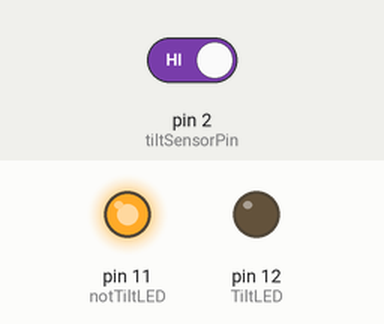
Simulated run of this sketch. Board: Arduino Uno, built with avr-gcc and run on an emulated ATmega328P. Parts: output pins drawn as LEDs (lit = HIGH). Inputs (shaded band) come from the test bench; at power-on: pin 2 (tiltSensorPin) HIGH.

Above: at 1.2 s.
1.3 s: pin 2 (tiltSensorPin) driven LOW
At 2.5 s:
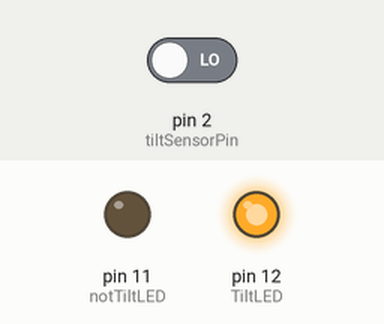
2.8 s: pin 2 (tiltSensorPin) driven HIGH
At 3.7 s:
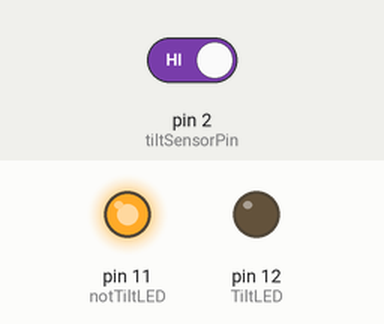
Timing chart, 0 to 5.8 s (numbered marks = the images above; inputs shaded):
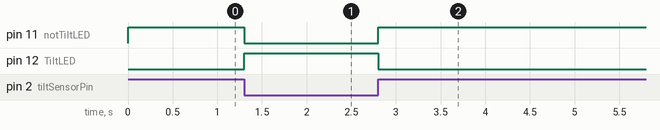

The sketch:

Tilt_Switch_with_Arduino.ino
```cpp
/*
   Tilt Switch with Arduino
   For more details, visit: https://techzeero.com/arduino-tutorials/tilt-sensor-with-arduino/
*/

int tiltSensorPin = 2;    //Pin for tilt sensor
int notTiltLED = 11;       //Pin for Not Tilt Output LED
int TiltLED = 12;          //Pin for Tilt Output LED

void setup()
{
    pinMode(tiltSensorPin, INPUT);
    digitalWrite(tiltSensorPin, HIGH);  //Pull-up resistor

    pinMode(notTiltLED, OUTPUT);
    pinMode(TiltLED, OUTPUT);
}
void loop()
{
  if(digitalRead(tiltSensorPin))  //check if the pin is high
  {
    digitalWrite(notTiltLED, HIGH);
    digitalWrite(TiltLED, LOW);
  }
  else
  {
    digitalWrite(notTiltLED, LOW);
    digitalWrite(TiltLED, HIGH);
  }
}
```

Measured:
- after the input at 1.3 s, pin 11 (notTiltLED): HIGH → LOW at once; pin 12 (TiltLED): LOW → HIGH at once
- after the input at 2.8 s, pin 11 (notTiltLED): LOW → HIGH at once; pin 12 (TiltLED): HIGH → LOW at once
